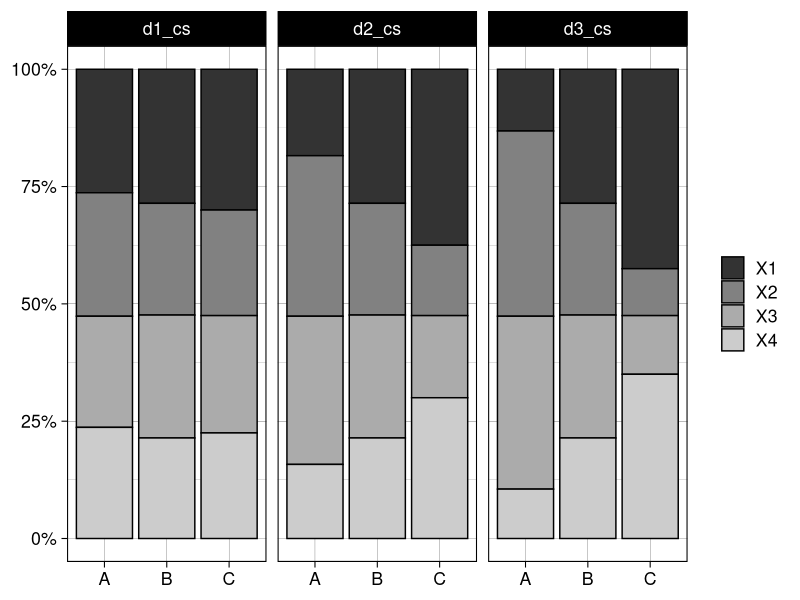

R code for this plot:
## ---- chunk 1
#| eval: true
#| warning: false
library(tidyverse)

d1_cs <- tibble(
  group = rep(c("A", "B", "C"), c(38, 42, 40))) %>%
  mutate(category = c(
    rep(c("X1", "X2", "X3", "X4"), c(10, 10, 9, 9)),
    rep(c("X1", "X2", "X3", "X4"), c(12, 10, 11, 9)),
    rep(c("X1", "X2", "X3", "X4"), c(12, 9, 10, 9))
  ))

d2_cs <- tibble(
  group = rep(c("A", "B", "C"), c(38, 42, 40))) %>%
  mutate(category = c(
    rep(c("X1", "X2", "X3", "X4"), c(7, 13, 12, 6)),
    rep(c("X1", "X2", "X3", "X4"), c(12, 10, 11, 9)),
    rep(c("X1", "X2", "X3", "X4"), c(15, 6, 7, 12))
  ))

d3_cs <- tibble(
  group = rep(c("A", "B", "C"), c(38, 42, 40))) %>%
  mutate(category = c(
    rep(c("X1", "X2", "X3", "X4"), c(5, 15, 14, 4)),
    rep(c("X1", "X2", "X3", "X4"), c(12, 10, 11, 9)),
    rep(c("X1", "X2", "X3", "X4"), c(17, 4, 5, 14))
  ))

## ---- chunk 2
#| eval: true
#| echo: false
#| fig-width: 10
#| fig-height: 3.7
d1_cs %>% 
  mutate(data = "d1_cs") %>% 
  add_row(d2_cs %>% 
            mutate(data = "d2_cs")) %>% 
  add_row(d3_cs %>% 
            mutate(data = "d3_cs")) %>% 
  ggplot(aes(x = group, fill = category)) +
  geom_bar(position = "fill", 
           color = "black") +
  scale_fill_grey() +
  theme_linedraw(base_size = 16) +
  labs(x = NULL,
       y = NULL, 
       fill = NULL) +
  facet_wrap(~data) +
  scale_y_continuous(labels = scales::percent)
